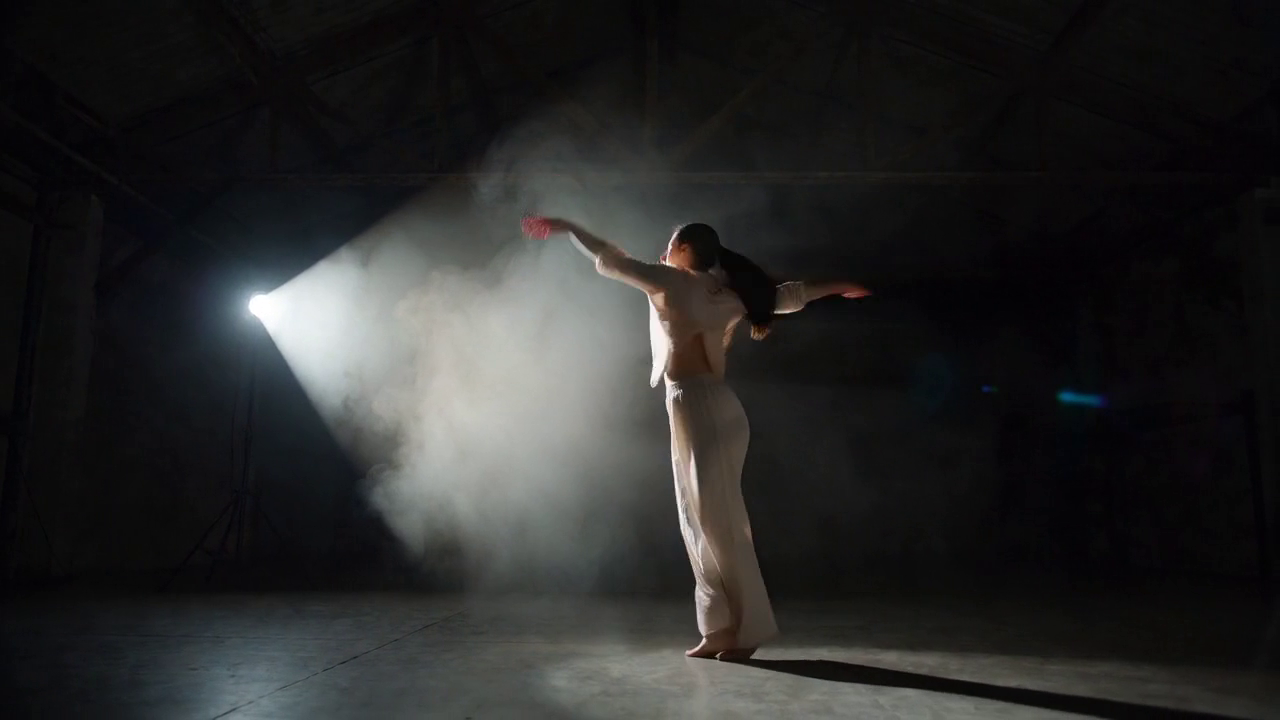
#> input picture frame 32 of bundles/showreel/src/dancer.mp4, 1280 x 720 px, given in place of b1_dancer.mp4, which was not available
$ python offline.py
#> lines starting #> are read from the running program, lines starting #| are printed output that depends on the picture; pictures that were not available may be replaced by others from this repository, and a replacement may not be noted
"""DEV ONLY. Detail's method outside TouchDesigner, in numpy: the fast local Laplacian filter (Aubry, Paris, Hasinoff,
Kautz and Durand, TOG 2014, after Paris, Hasinoff and Kautz, SIGGRAPH 2011) on a few frames of the clips, with the
library's own pyramid (lib/glsl pyramid_down.glsl's binomial [1 5 10 10 5 1] / 32, pyramid.glsl's cubic B-spline
expand()), to choose how many remapped copies the GPU needs and to look at the settings side by side:

    uv run --with numpy --with scipy --with opencv-python-headless dev/protos/detail/offline.py \\
        --clips b1_dancer,d3b_flowers --at 2 --out dev/out/detail/offline

The picture's luma (sRGB-encoded, Rec. 709 weights) is remapped around K values spread over 0 to 1, each copy's
Laplacian pyramid is built, and each output coefficient is taken between the two copies whose value brackets the
luma's Gaussian pyramid there; the coarsest level is the luma's own. While detail boosts, a band's change is cored by
its own coefficient c, c^2 / (c^2 + noise^2). The output adds the luma's change to each channel.
--error compares K copies against 64 (as good as exact for 8 bits) and prints the PSNR. A look of retinex=<amount>
is the multiscale Retinex that was tried as a mode and set aside (board #4720): each channel in linear light divided
by its blur at three of the pyramid's sizes, raised to the amount.
"""

import argparse
import os

import cv2
import numpy as np
from scipy import sparse

ROOT = os.path.dirname(os.path.dirname(os.path.dirname(os.path.dirname(os.path.abspath(__file__)))))
READY = os.path.join(ROOT, 'private', 'assets', 'ready')
SIZE = (1280, 720)


def frame(clip, at):
    cap = cv2.VideoCapture(os.path.join(READY, clip + '.mp4'))
    cap.set(cv2.CAP_PROP_POS_MSEC, at * 1000)
    ok, f = cap.read()
    assert ok, clip
    f = cv2.resize(f, SIZE, interpolation=cv2.INTER_AREA)
    return f[..., ::-1].astype(np.float32) / 255   # RGB


def down_matrix(n_in):
    """pyramid_down.glsl along one axis: n_in -> half, taps 2x-2 ... 2x+3 weighted 1 5 10 10 5 1 (/32), edges held."""
    n_out = max(1, (n_in + 1) // 2)
    w = np.array([1, 5, 10, 10, 5, 1], np.float32) / 32
    rows, cols, vals = [], [], []
    for x in range(n_out):
        for k in range(6):
            rows.append(x)
            cols.append(min(max(2 * x - 2 + k, 0), n_in - 1))
            vals.append(w[k])
    return sparse.csr_matrix((vals, (rows, cols)), shape=(n_out, n_in))


def expand_matrix(n_lvl, n_out):
    """pyramid.glsl's expand() along one axis: a level of n_lvl read at each of n_out pixels by the cubic B-spline."""
    rows, cols, vals = [], [], []
    for X in range(n_out):
        p = (X + 0.5) / n_out * n_lvl - 0.5
        i = int(np.floor(p))
        f = p - i
        ws = ((1 - f) ** 3 / 6, (4 - 6 * f * f + 3 * f ** 3) / 6, (1 + 3 * f + 3 * f * f - 3 * f ** 3) / 6, f ** 3 / 6)
        for k, wk in enumerate(ws):
            rows.append(X)
            cols.append(min(max(i - 1 + k, 0), n_lvl - 1))
            vals.append(wk)
    return sparse.csr_matrix((vals, (rows, cols)), shape=(n_out, n_lvl))


class Pyr:
    """The down and expand matrices for every level of a picture of size (h, w)."""

    def __init__(self, h, w, levels):
        self.shapes = [(h, w)]
        self.dy, self.dx, self.ey, self.ex = [], [], [], []
        for _ in range(levels):
            h0, w0 = self.shapes[-1]
            self.dy.append(down_matrix(h0))
            self.dx.append(down_matrix(w0))
            h1, w1 = self.dy[-1].shape[0], self.dx[-1].shape[0]
            self.ey.append(expand_matrix(h1, h0))
            self.ex.append(expand_matrix(w1, w0))
            self.shapes.append((h1, w1))

    @staticmethod
    def _apply(my, mx, a):
        if a.ndim == 2:
            return (my @ (mx @ a.T).T).astype(np.float32)
        return np.stack([Pyr._apply(my, mx, a[..., c]) for c in range(a.shape[2])], -1)

    def gauss(self, a):
        out = [a]
        for k in range(len(self.dy)):
            out.append(self._apply(self.dy[k], self.dx[k], out[-1]))
        return out

    def expand(self, k, a):
        """Level k + 1 read at level k's pixels."""
        return self._apply(self.ey[k], self.ex[k], a)


def smoothstep(e0, e1, x):
    t = np.clip((x - e0) / (e1 - e0), 0, 1)
    return t * t * (3 - 2 * t)


def remap(i, g, detail, tone, edge):
    """The pointwise remapping around the reference g, in Aubry et al.'s smooth (Gaussian) form: near g (closer than
    about edge) a difference is multiplied by 1 + detail, far from it by tone."""
    d = i - g
    e = np.exp(-d * d / (2 * edge * edge))
    return g + d * (tone + (1 - tone) * e + detail * e)


def llf(lum, pyr, k, detail, tone, edge, noise, levels):
    gam = np.linspace(0, 1, k).astype(np.float32)
    G = pyr.gauss(lum)
    copies = np.stack([remap(lum, g, detail, tone, edge) for g in gam], -1)
    C = pyr.gauss(copies)
    out = G[levels]
    for l in reversed(range(levels)):
        lap = C[l] - pyr.expand(l, C[l + 1])                      # every copy's band at level l
        g = np.clip(G[l], 0, 1) * (k - 1)
        j = np.minimum(np.floor(g).astype(int), k - 2)
        a = g - j
        lo = np.take_along_axis(lap, j[..., None], -1)[..., 0]
        hi = np.take_along_axis(lap, (j + 1)[..., None], -1)[..., 0]
        own = G[l] - pyr.expand(l, G[l + 1])
        keep = own * own / (own * own + (noise * noise if detail > 0 else 0) + 1e-12)   # coring (collapse.glsl)
        out = own + keep * ((1 - a) * lo + a * hi - own) + pyr.expand(l, out)
    return out


def luma(rgb):
    return (rgb @ np.array([0.2126, 0.7152, 0.0722], np.float32)).astype(np.float32)


def label(img, text):
    img = np.ascontiguousarray(img)
    cv2.putText(img, text, (12, 34), cv2.FONT_HERSHEY_SIMPLEX, 1.0, (0, 0, 0), 5, cv2.LINE_AA)
    cv2.putText(img, text, (12, 34), cv2.FONT_HERSHEY_SIMPLEX, 1.0, (255, 255, 255), 2, cv2.LINE_AA)
    return img


def main():
    ap = argparse.ArgumentParser()
    ap.add_argument('--clips', default='b1_dancer,d3b_flowers,b4_koi,a1_portrait')
    ap.add_argument('--at', type=float, default=2.0)
    ap.add_argument('--k', type=int, default=8)
    ap.add_argument('--levels', type=int, default=7)
    ap.add_argument('--noise', type=float, default=0.01)
    ap.add_argument('--looks', default='in;detail=1.5,tone=1,edge=0.15;detail=-1,tone=1,edge=0.15;'
                                       'detail=0.5,tone=0.5,edge=0.15;detail=3,tone=0.5,edge=0.2')
    ap.add_argument('--error', action='store_true')
    ap.add_argument('--out', default=os.path.join(ROOT, 'dev', 'out', 'detail', 'offline'))
    a = ap.parse_args()
    os.makedirs(a.out, exist_ok=True)
    pyr = Pyr(SIZE[1], SIZE[0], a.levels)
    for clip in a.clips.split(','):
        rgb = frame(clip, a.at)
#> in frame, f is the input picture: shape (720, 1280, 3); mean B, G, R 40.1, 40.3, 40.1
#> in frame, `return f[..., ::-1].astype(np.float32) / 255`:
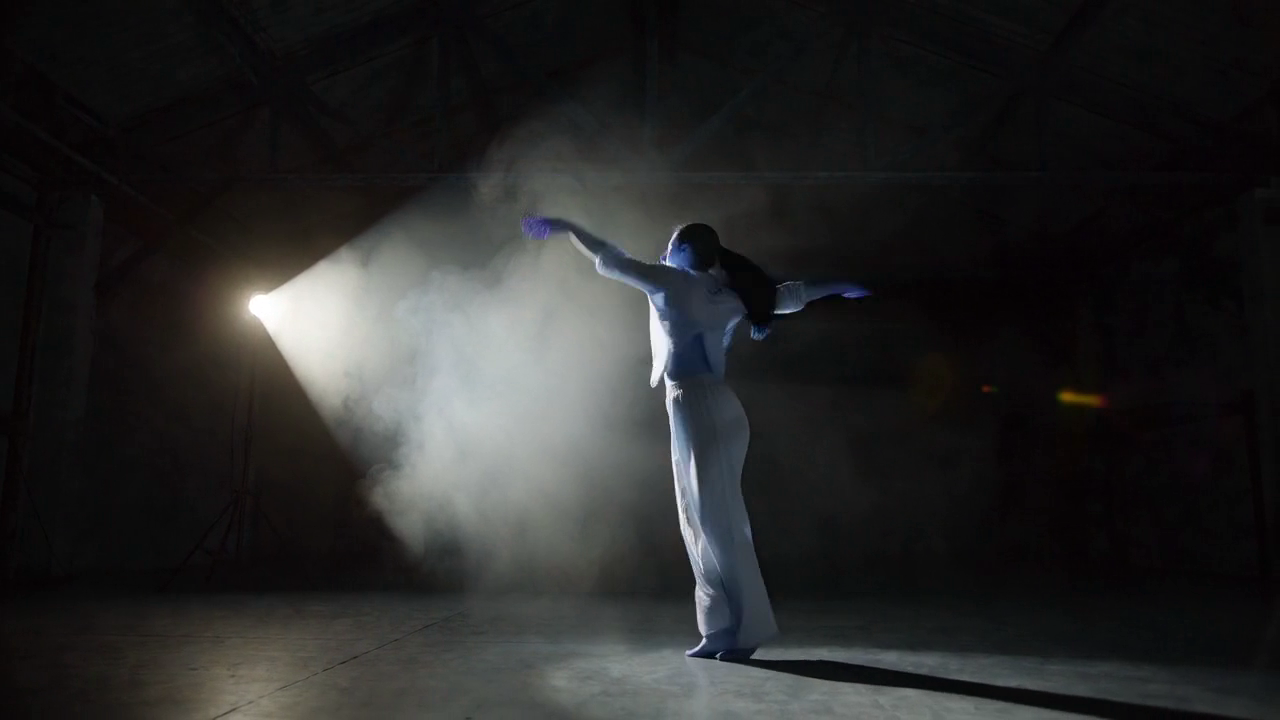
#> returned value: shape (720, 1280, 3) float32; mean of channels 0, 1, 2 0.158, 0.159, 0.158; drawn as B, G, R
        y = luma(rgb)
        tiles = []
        for look in a.looks.split(';'):
            if look == 'in':
                tiles.append(label((rgb * 255).astype(np.uint8), 'input'))
                continue
            if look.startswith('retinex'):
                amt = float(look.split('=')[1])
                G = pyr.gauss(rgb)
                blur = []
                for top in (4, 5, 6):                            # MSR's three surrounds, from the pyramid
                    b = G[top]
                    for l in reversed(range(top)):
                        b = pyr.expand(l, b)
                    blur.append(b)
                lin = lambda c: np.where(c <= 0.04045, c / 12.92, ((c + 0.055) / 1.055) ** 2.4)
                enc = lambda c: np.where(c <= 0.0031308, 12.92 * c, 1.055 * np.maximum(c, 0) ** (1 / 2.4) - 0.055)
                eps = 0.004
                logr = sum(np.log(lin(rgb) + eps) - np.log(lin(b) + eps) for b in blur) / 3
                mean = np.mean(lin(G[6]), (0, 1))
                out = np.clip(enc(lin(rgb) * np.exp(-amt * (np.log(lin(rgb) + eps) - logr - np.log(mean + eps)))), 0, 1)
                tiles.append(label((out * 255).astype(np.uint8), look))
                continue
            p = dict(kv.split('=') for kv in look.split(','))
            p = {k: float(v) for k, v in p.items()}
            o = llf(y, pyr, a.k, p['detail'], p['tone'], p['edge'], a.noise, a.levels)
            if a.error:
                ref = llf(y, pyr, 64, p['detail'], p['tone'], p['edge'], a.noise, a.levels)
                mse = float(np.mean((np.clip(o, 0, 1) - np.clip(ref, 0, 1)) ** 2))
                print('{} {} K={}: PSNR {:.1f} dB against K=64, max diff {:.3f}'.format(
                    clip, look, a.k, 10 * np.log10(1 / max(mse, 1e-12)), float(np.abs(o - ref).max())))
            out = np.clip(rgb + (o - y)[..., None], 0, 1)
            tiles.append(label((out * 255).astype(np.uint8), look))
#> this loop made 5 passes
#> pass 2, in main, `out = np.clip(rgb + (o - y)[..., None], 0, 1)`:
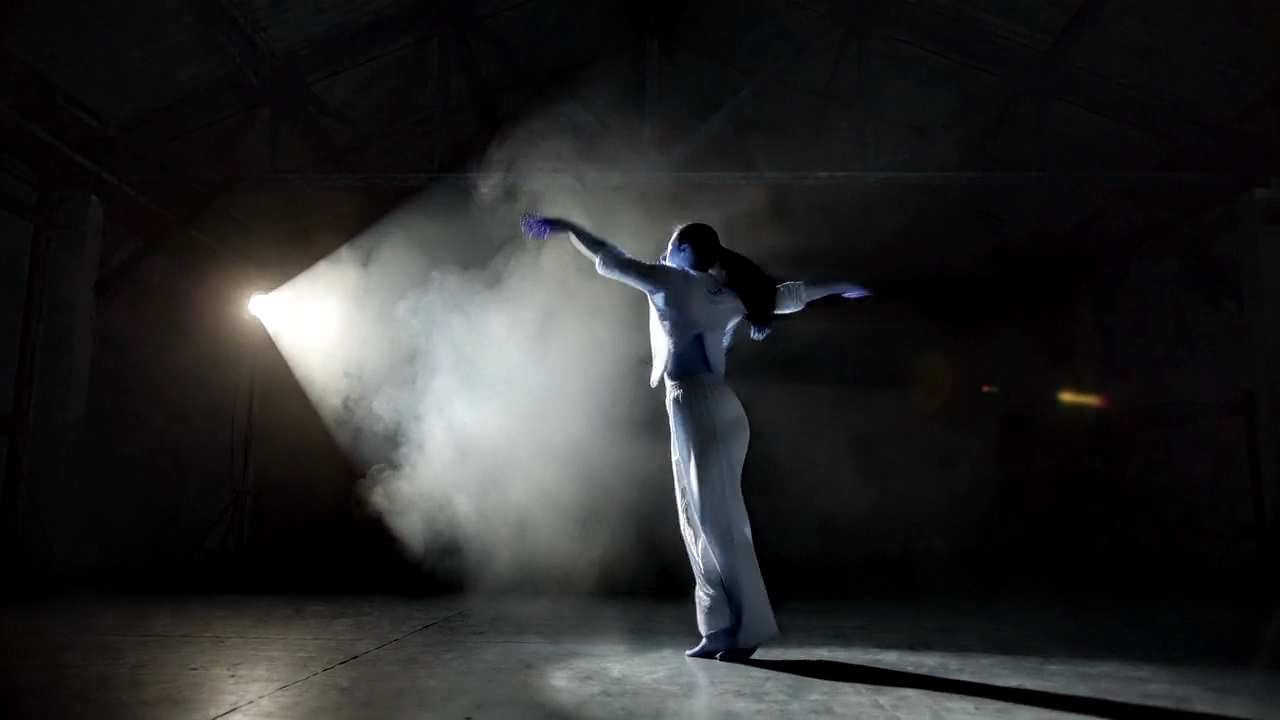
#> out: shape (720, 1280, 3) float64; mean of channels 0, 1, 2 0.155, 0.156, 0.154; drawn as B, G, R
#> pass 2, in label (call 2), `img = np.ascontiguousarray(img)`:
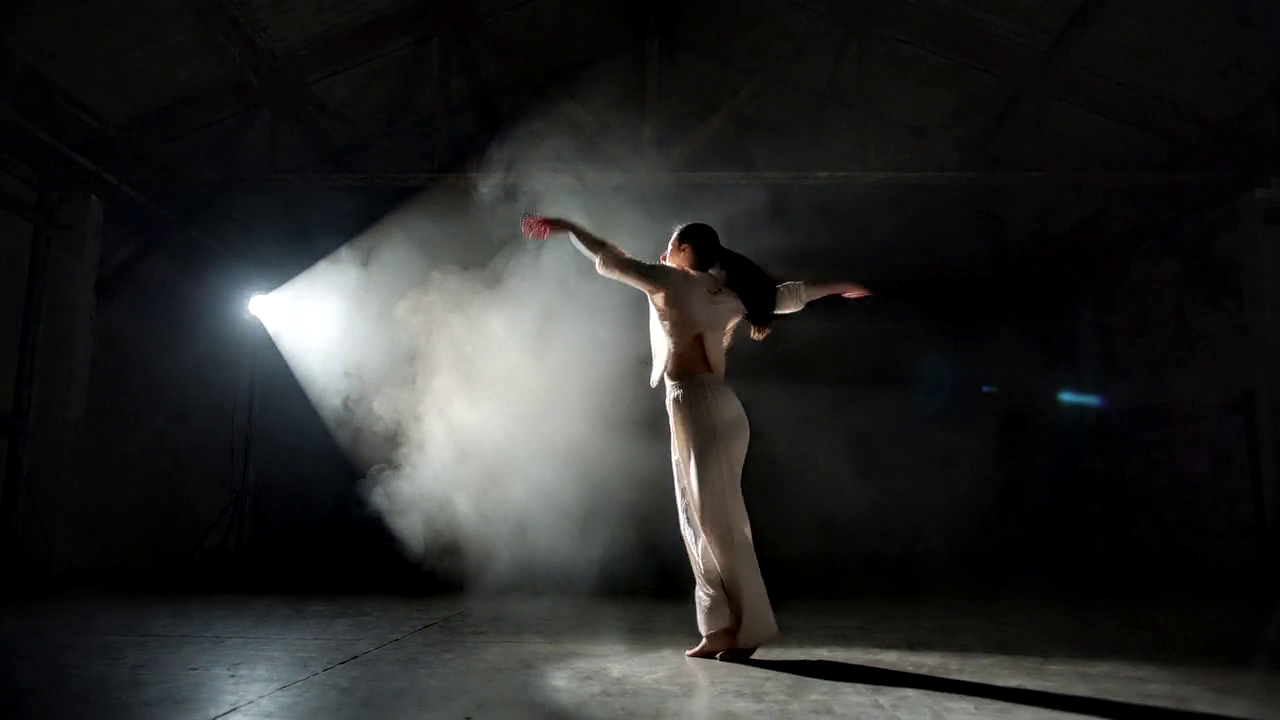
#> img: shape (720, 1280, 3); mean R, G, B 39, 39.2, 38.9
#> after the loop:
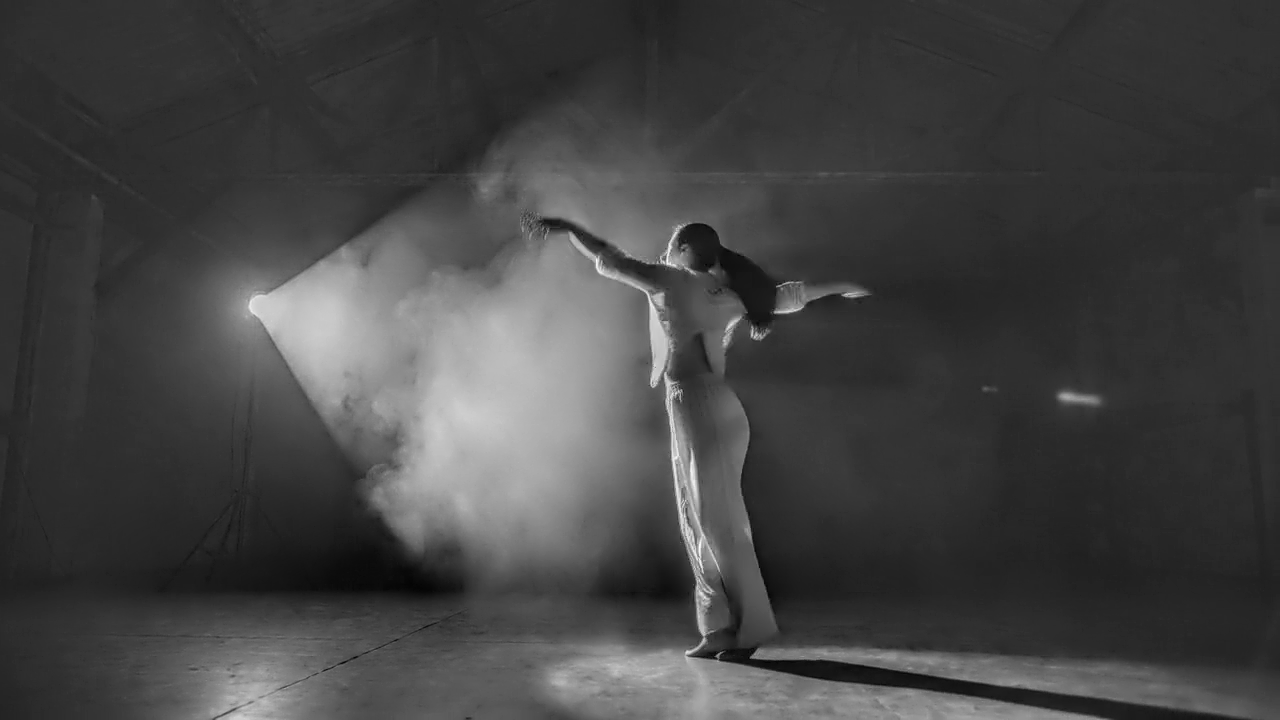
#> o: shape (720, 1280) float64; min -0.271, max 1.32, mean 0.15; drawn with min black and max white
#> after the loop, tiles = 5 items
        small = [cv2.resize(t, (640, 360), interpolation=cv2.INTER_AREA) for t in tiles]
#> small = 5 items
        while len(small) % 3:
            small.append(np.zeros_like(small[0]))
#> this loop made 1 pass
#> after the loop, small = 6 items
        rows = [np.concatenate(small[i:i + 3], 1) for i in range(0, len(small), 3)]
#> rows = 2 items
        cv2.imwrite(os.path.join(a.out, clip + '.png'), np.concatenate(rows, 0)[..., ::-1])
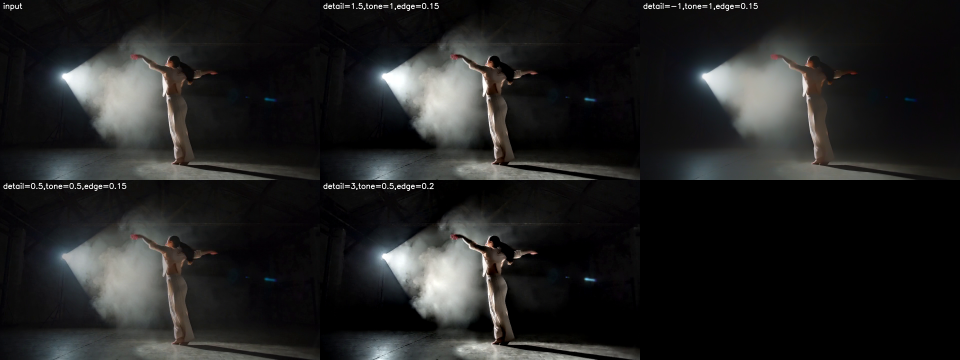
#> saved as b1_dancer.png: shape (720, 1920, 3) (shown at 1/2 size); mean B, G, R 33.8, 34.1, 33.9
        print('wrote', os.path.join(a.out, clip + '.png'))


if __name__ == '__main__':
    main()
